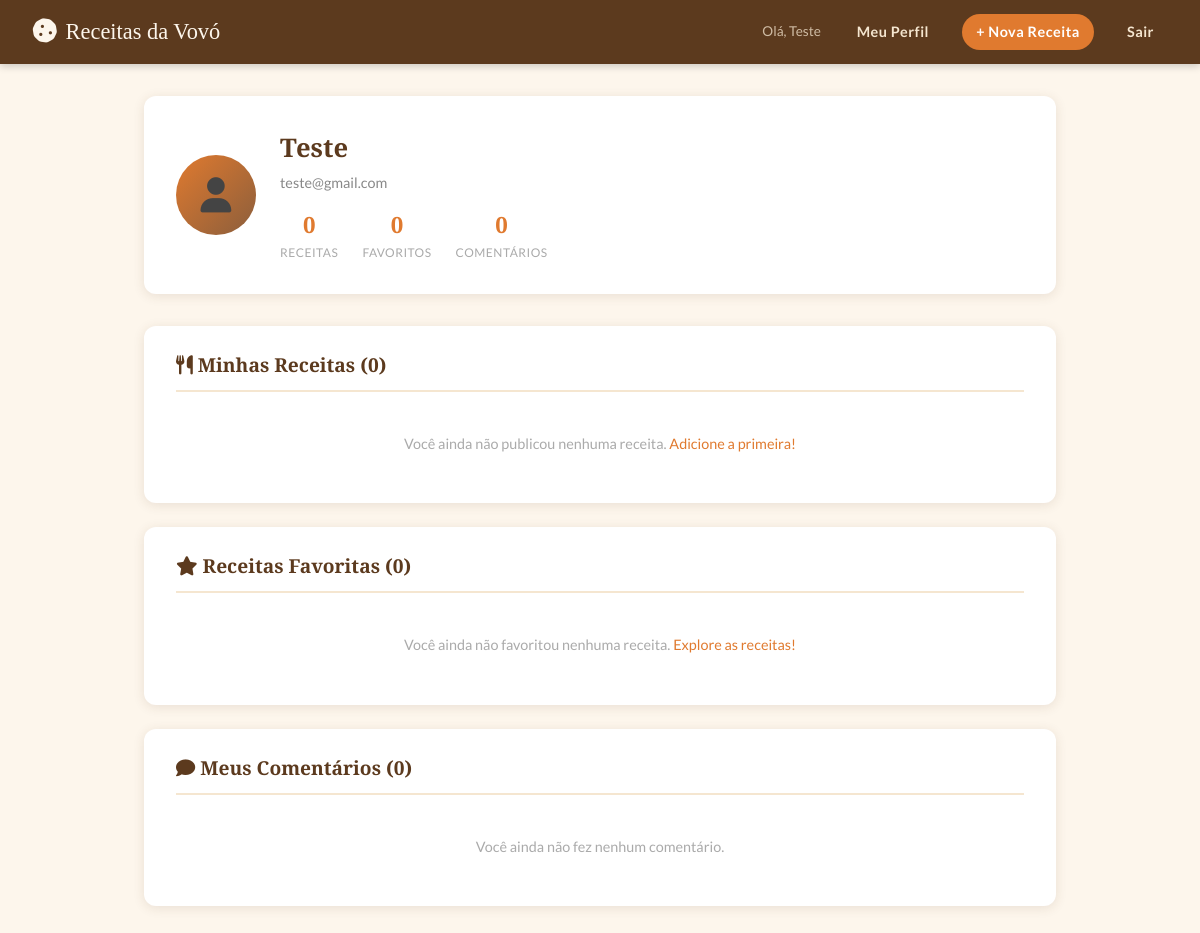
The page /perfil (signed in) on the database its author committed.
### models.py (models this page shows, shortened)
class Usuario(db.Model):
    __tablename__ = 'usuario'
    id       = db.Column(db.Integer, primary_key=True)   # Número único de cada usuário
    nome     = db.Column(db.String(100), nullable=False)  # Nome completo
    email    = db.Column(db.String(150), unique=True, nullable=False)  # Email (único no sistema)
    senha    = db.Column(db.String(200), nullable=False)  # Senha já criptografada (hash)
    receitas  = db.relationship('Receita', backref='dono', lazy=True)
    favoritos = db.relationship('Favorito', backref='usuario', lazy=True)

### app.py (the view)
@app.route('/perfil')
def perfil():
    if not usuario_logado():
        return redirect(url_for('login'))
    usuario = Usuario.query.get_or_404(session['usuario_id'])
    receitas_publicadas = Receita.query.filter_by(
        usuario_id=usuario.id
    ).order_by(Receita.nome).all()
    favoritos   = Favorito.query.filter_by(usuario_id=usuario.id).all()
    ids_favoritos = [f.receita_id for f in favoritos]
    receitas_favoritas = Receita.query.filter(
        Receita.id.in_(ids_favoritos)
    ).all() if ids_favoritos else []
    comentarios = Comentario.query.filter_by(
        usuario_id=usuario.id
    ).order_by(Comentario.data_criacao.desc()).all()
    return render_template(
        'perfil.html',
        usuario=usuario,
        receitas_publicadas=receitas_publicadas,
        receitas_favoritas=receitas_favoritas,
        comentarios=comentarios
    )

### app.py (called while the page is built)
def usuario_logado():
    return 'usuario_id' in session

### templates/perfil.html (shortened to what this page needs)
{% extends 'base.html' %}
{% block conteudo %}
<div class="container">
  <div class="perfil-header">
    <div class="perfil-avatar"><i class="fa-solid fa-user"></i></div>
    <div class="perfil-info">
      <h1>{{ usuario.nome }}</h1>
      <p>{{ usuario.email }}</p>
      <div class="perfil-stats">
        <div class="perfil-stat">
          <span class="numero">{{ receitas_publicadas | length }}</span>
          <span class="label">Receitas</span>
        </div>
        <div class="perfil-stat">
          <span class="numero">{{ receitas_favoritas | length }}</span>
          <span class="label">Favoritos</span>
        </div>
        <div class="perfil-stat">
          <span class="numero">{{ comentarios | length }}</span>
          <span class="label">Comentários</span>
        </div>
      </div>
    </div>
  </div>
  <div class="perfil-secao">
    <h2><i class="fa-solid fa-utensils"></i> Minhas Receitas ({{ receitas_publicadas | length }})</h2>
    {% if receitas_publicadas %}
      <div class="perfil-receitas-lista">
        {% for receita in receitas_publicadas %}
          <div class="perfil-receita-item">
            <a href="{{ url_for('ver_receita', id=receita.id) }}">{{ receita.nome }}</a>
            <div style="display:flex; gap: 0.5rem; align-items: center;">
              <span class="card-categoria">{{ receita.categoria }}</span>
              <a href="{{ url_for('editar_receita', id=receita.id) }}" class="btn btn-secondary"
                 style="padding: 4px 12px; font-size: 0.8rem;"><i class="fas fa-pen"></i> Editar</a>
            </div>
          </div>
        {% endfor %}
      </div>
    {% else %}
      <p class="sem-comentarios">Você ainda não publicou nenhuma receita.
        <a href="{{ url_for('nova_receita') }}">Adicione a primeira!</a>
      </p>
    {% endif %}
  </div>
  <div class="perfil-secao">
    <h2><i class="fas fa-star"></i> Receitas Favoritas ({{ receitas_favoritas | length }})</h2>
    {% if receitas_favoritas %}
      <div class="perfil-receitas-lista">
        {% for receita in receitas_favoritas %}
          <div class="perfil-receita-item">
            <a href="{{ url_for('ver_receita', id=receita.id) }}">{{ receita.nome }}</a>
            <span class="card-categoria">{{ receita.categoria }}</span>
          </div>
        {% endfor %}
      </div>
    {% else %}
      <p class="sem-comentarios">Você ainda não favoritou nenhuma receita.
        <a href="{{ url_for('index') }}">Explore as receitas!</a>
      </p>
    {% endif %}
  </div>
  <div class="perfil-secao">
    <h2><i class="fa-solid fa-comment"></i> Meus Comentários ({{ comentarios | length }})</h2>
    {% if comentarios %}
      {% for comentario in comentarios %}
        <div class="perfil-comentario-item">
          <p class="receita-ref">
            Em <a href="{{ url_for('ver_receita', id=comentario.receita_id) }}">
              {{ comentario.receita.nome }}
            </a>
            — {{ comentario.data_criacao.strftime('%d/%m/%Y às %H:%M') }}
          </p>
          <p>{{ comentario.texto }}</p>
        </div>
      {% endfor %}
    {% else %}
      <p class="sem-comentarios">Você ainda não fez nenhum comentário.</p>
    {% endif %}
  </div>
</div>
{% endblock %}

### templates/base.html (shortened to what this page needs)
<!DOCTYPE html>
<html lang="pt-BR">
<head>
  <link rel="stylesheet" href="https://cdnjs.cloudflare.com/ajax/libs/font-awesome/6.5.1/css/all.min.css" />
  <link rel="stylesheet" href="{{ url_for('static', filename='css/style.css') }}" />
</head>
<body>
  {% if session.get('usuario_id') %}
  <nav class="navbar">
    <a href="{{ url_for('index') }}" class="navbar-logo">
      <span><i class="fa-solid fa-cookie"></i></span> Receitas da Vovó
    </a>
    <div class="navbar-links">
      <span class="navbar-user">Olá, {{ session.get('usuario_nome') }} </span>
      <a href="{{ url_for('perfil') }}">Meu Perfil</a>
      <a href="{{ url_for('nova_receita') }}" class="btn-nova">+ Nova Receita</a>
      <a href="{{ url_for('logout') }}">Sair</a>
    </div>
  </nav>
  {% endif %}
  {% block conteudo %}{% endblock %}
</body>
</html>

### static/css/style.css (style rules this page uses)
:root { --laranja: #E07A2F; --laranja-esc: #C4611A; --creme: #FDF6EC; --creme-esc: #F5E6D0; --marrom: #5C3A1E; --marrom-med: #8B5E3C; --cinza-text: #444; --branco: #FFFFFF; --sombra: rgba(92, 58, 30, 0.12); --vermelho: #C0392B; --verde: #27AE60; --azul-info: #2980B9; --fonte-titulo: 'Playfair Display', Georgia, serif; --fonte-texto: 'Lato', sans-serif; --raio: 12px; --transicao: 0.25s ease; }
*, *::before, *::after { box-sizing: border-box; margin: 0; padding: 0; }
body { font-family: var(--fonte-texto); background-color: var(--creme); color: var(--cinza-text); min-height: 100vh; line-height: 1.6; }
a { color: var(--laranja); text-decoration: none; transition: color var(--transicao); }
.navbar { background: var(--marrom); padding: 0 2rem; display: flex; align-items: center; justify-content: space-between; height: 64px; box-shadow: 0 2px 8px rgba(0,0,0,0.2); position: sticky; top: 0; z-index: 100; }
.navbar-logo { font-family: var(--fonte-titulo); font-size: 1.4rem; color: var(--creme); display: flex; align-items: center; gap: 8px; }
.navbar-logo span { font-size: 1.6rem; }
.navbar-links { display: flex; align-items: center; gap: 1.2rem; }
.navbar-links a { color: var(--creme-esc); font-size: 0.9rem; font-weight: 700; letter-spacing: 0.5px; padding: 6px 14px; border-radius: 20px; transition: background var(--transicao), color var(--transicao); }
.navbar-links a.btn-nova { background: var(--laranja); color: var(--branco); }
.navbar-user { color: var(--creme-esc); font-size: 0.85rem; opacity: 0.75; }
.container { max-width: 960px; margin: 2rem auto; padding: 0 1.5rem; }
.sem-comentarios { color: #aaa; font-size: 0.9rem; text-align: center; padding: 1.5rem; }
.perfil-header { background: var(--branco); border-radius: var(--raio); box-shadow: 0 2px 12px var(--sombra); padding: 2rem; display: flex; align-items: center; gap: 1.5rem; margin-bottom: 2rem; flex-wrap: wrap; }
.perfil-avatar { width: 80px; height: 80px; border-radius: 50%; background: linear-gradient(135deg, var(--laranja), var(--marrom-med)); display: flex; align-items: center; justify-content: center; font-size: 2.2rem; flex-shrink: 0; }
.perfil-info h1 { font-family: var(--fonte-titulo); font-size: 1.6rem; color: var(--marrom); }
.perfil-info p { color: #888; font-size: 0.9rem; margin-top: 2px; }
.perfil-stats { display: flex; gap: 1.5rem; margin-top: 0.8rem; flex-wrap: wrap; }
.perfil-stat { display: flex; flex-direction: column; align-items: center; }
.perfil-stat .numero { font-size: 1.4rem; font-weight: 700; color: var(--laranja); font-family: var(--fonte-titulo); }
.perfil-stat .label { font-size: 0.75rem; color: #aaa; text-transform: uppercase; letter-spacing: 0.5px; }
.perfil-secao { background: var(--branco); border-radius: var(--raio); box-shadow: 0 2px 12px var(--sombra); padding: 1.5rem 2rem; margin-bottom: 1.5rem; }
.perfil-secao h2 { font-family: var(--fonte-titulo); font-size: 1.2rem; color: var(--marrom); border-bottom: 2px solid var(--creme-esc); padding-bottom: 0.6rem; margin-bottom: 1rem; }

### rows shown on the page
Usuario: get "Teste", nome "Teste", email "teste@gmail.com"

### other values the page prints
{{ receitas_publicadas | length }} "0"
{{ receitas_favoritas | length }} "0"
{{ comentarios | length }} "0"
